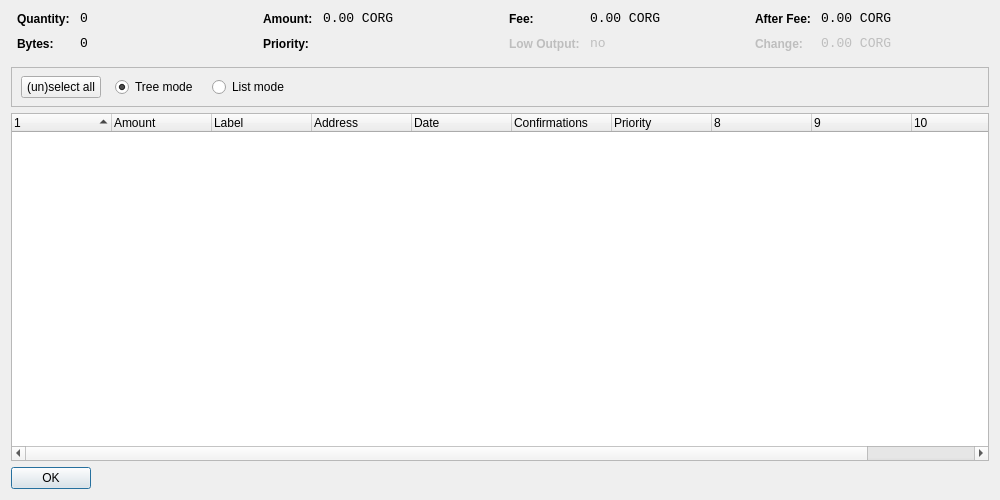
<?xml version="1.0" encoding="UTF-8"?>
<ui version="4.0">
 <class>CoinControlDialog</class>
 <widget class="QDialog" name="CoinControlDialog">
  <property name="geometry">
   <rect>
    <x>0</x>
    <y>0</y>
    <width>1000</width>
    <height>500</height>
   </rect>
  </property>
  <property name="windowTitle">
   <string>Coin Control</string>
  </property>
  <layout class="QVBoxLayout" name="verticalLayout">
   <item>
    <layout class="QHBoxLayout" name="horizontalLayoutTop" stretch="0,0,0,0">
     <property name="topMargin">
      <number>0</number>
     </property>
     <property name="bottomMargin">
      <number>10</number>
     </property>
     <item>
      <layout class="QFormLayout" name="formLayoutCoinControl1">
       <property name="horizontalSpacing">
        <number>10</number>
       </property>
       <property name="verticalSpacing">
        <number>10</number>
       </property>
       <property name="leftMargin">
        <number>6</number>
       </property>
       <property name="rightMargin">
        <number>6</number>
       </property>
       <item row="0" column="0">
        <widget class="QLabel" name="labelCoinControlQuantityText">
         <property name="styleSheet">
          <string notr="true">font-weight:bold;</string>
         </property>
         <property name="text">
          <string>Quantity:</string>
         </property>
        </widget>
       </item>
       <item row="0" column="1">
        <widget class="QLabel" name="labelCoinControlQuantity">
         <property name="font">
          <font>
           <family>Monospace</family>
           <pointsize>10</pointsize>
          </font>
         </property>
         <property name="cursor">
          <cursorShape>IBeamCursor</cursorShape>
         </property>
         <property name="contextMenuPolicy">
          <enum>Qt::ActionsContextMenu</enum>
         </property>
         <property name="text">
          <string notr="true">0</string>
         </property>
         <property name="textInteractionFlags">
          <set>Qt::LinksAccessibleByMouse|Qt::TextSelectableByKeyboard|Qt::TextSelectableByMouse</set>
         </property>
        </widget>
       </item>
       <item row="1" column="0">
        <widget class="QLabel" name="labelCoinControlBytesText">
         <property name="styleSheet">
          <string notr="true">font-weight:bold;</string>
         </property>
         <property name="text">
          <string>Bytes:</string>
         </property>
        </widget>
       </item>
       <item row="1" column="1">
        <widget class="QLabel" name="labelCoinControlBytes">
         <property name="font">
          <font>
           <family>Monospace</family>
           <pointsize>10</pointsize>
          </font>
         </property>
         <property name="cursor">
          <cursorShape>IBeamCursor</cursorShape>
         </property>
         <property name="contextMenuPolicy">
          <enum>Qt::ActionsContextMenu</enum>
         </property>
         <property name="text">
          <string notr="true">0</string>
         </property>
         <property name="textInteractionFlags">
          <set>Qt::LinksAccessibleByMouse|Qt::TextSelectableByKeyboard|Qt::TextSelectableByMouse</set>
         </property>
        </widget>
       </item>
      </layout>
     </item>
     <item>
      <layout class="QFormLayout" name="formLayoutCoinControl2">
       <property name="horizontalSpacing">
        <number>10</number>
       </property>
       <property name="verticalSpacing">
        <number>10</number>
       </property>
       <property name="leftMargin">
        <number>6</number>
       </property>
       <property name="rightMargin">
        <number>6</number>
       </property>
       <item row="0" column="0">
        <widget class="QLabel" name="labelCoinControlAmountText">
         <property name="styleSheet">
          <string notr="true">font-weight:bold;</string>
         </property>
         <property name="text">
          <string>Amount:</string>
         </property>
        </widget>
       </item>
       <item row="0" column="1">
        <widget class="QLabel" name="labelCoinControlAmount">
         <property name="font">
          <font>
           <family>Monospace</family>
           <pointsize>10</pointsize>
          </font>
         </property>
         <property name="cursor">
          <cursorShape>IBeamCursor</cursorShape>
         </property>
         <property name="contextMenuPolicy">
          <enum>Qt::ActionsContextMenu</enum>
         </property>
         <property name="text">
          <string notr="true">0.00 CORG</string>
         </property>
         <property name="textInteractionFlags">
          <set>Qt::LinksAccessibleByMouse|Qt::TextSelectableByKeyboard|Qt::TextSelectableByMouse</set>
         </property>
        </widget>
       </item>
       <item row="1" column="0">
        <widget class="QLabel" name="labelCoinControlPriorityText">
         <property name="styleSheet">
          <string notr="true">font-weight:bold;</string>
         </property>
         <property name="text">
          <string>Priority:</string>
         </property>
        </widget>
       </item>
       <item row="1" column="1">
        <widget class="QLabel" name="labelCoinControlPriority">
         <property name="font">
          <font>
           <family>Monospace</family>
           <pointsize>10</pointsize>
          </font>
         </property>
         <property name="cursor">
          <cursorShape>IBeamCursor</cursorShape>
         </property>
         <property name="contextMenuPolicy">
          <enum>Qt::ActionsContextMenu</enum>
         </property>
         <property name="text">
          <string/>
         </property>
         <property name="textInteractionFlags">
          <set>Qt::LinksAccessibleByMouse|Qt::TextSelectableByKeyboard|Qt::TextSelectableByMouse</set>
         </property>
        </widget>
       </item>
      </layout>
     </item>
     <item>
      <layout class="QFormLayout" name="formLayoutCoinControl3">
       <property name="horizontalSpacing">
        <number>10</number>
       </property>
       <property name="verticalSpacing">
        <number>10</number>
       </property>
       <property name="leftMargin">
        <number>6</number>
       </property>
       <property name="rightMargin">
        <number>6</number>
       </property>
       <item row="0" column="0">
        <widget class="QLabel" name="labelCoinControlFeeText">
         <property name="styleSheet">
          <string notr="true">font-weight:bold;</string>
         </property>
         <property name="text">
          <string>Fee:</string>
         </property>
        </widget>
       </item>
       <item row="0" column="1">
        <widget class="QLabel" name="labelCoinControlFee">
         <property name="font">
          <font>
           <family>Monospace</family>
           <pointsize>10</pointsize>
          </font>
         </property>
         <property name="cursor">
          <cursorShape>IBeamCursor</cursorShape>
         </property>
         <property name="contextMenuPolicy">
          <enum>Qt::ActionsContextMenu</enum>
         </property>
         <property name="text">
          <string notr="true">0.00 CORG</string>
         </property>
         <property name="textInteractionFlags">
          <set>Qt::LinksAccessibleByMouse|Qt::TextSelectableByKeyboard|Qt::TextSelectableByMouse</set>
         </property>
        </widget>
       </item>
       <item row="1" column="0">
        <widget class="QLabel" name="labelCoinControlLowOutputText">
         <property name="enabled">
          <bool>false</bool>
         </property>
         <property name="styleSheet">
          <string notr="true">font-weight:bold;</string>
         </property>
         <property name="text">
          <string>Low Output:</string>
         </property>
        </widget>
       </item>
       <item row="1" column="1">
        <widget class="QLabel" name="labelCoinControlLowOutput">
         <property name="enabled">
          <bool>false</bool>
         </property>
         <property name="font">
          <font>
           <family>Monospace</family>
           <pointsize>10</pointsize>
          </font>
         </property>
         <property name="cursor">
          <cursorShape>IBeamCursor</cursorShape>
         </property>
         <property name="contextMenuPolicy">
          <enum>Qt::ActionsContextMenu</enum>
         </property>
         <property name="text">
          <string notr="true">no</string>
         </property>
         <property name="textInteractionFlags">
          <set>Qt::LinksAccessibleByMouse|Qt::TextSelectableByKeyboard|Qt::TextSelectableByMouse</set>
         </property>
        </widget>
       </item>
      </layout>
     </item>
     <item>
      <layout class="QFormLayout" name="formLayoutCoinControl4">
       <property name="horizontalSpacing">
        <number>10</number>
       </property>
       <property name="verticalSpacing">
        <number>10</number>
       </property>
       <property name="leftMargin">
        <number>6</number>
       </property>
       <property name="rightMargin">
        <number>6</number>
       </property>
       <item row="0" column="0">
        <widget class="QLabel" name="labelCoinControlAfterFeeText">
         <property name="styleSheet">
          <string notr="true">font-weight:bold;</string>
         </property>
         <property name="text">
          <string>After Fee:</string>
         </property>
        </widget>
       </item>
       <item row="0" column="1">
        <widget class="QLabel" name="labelCoinControlAfterFee">
         <property name="font">
          <font>
           <family>Monospace</family>
           <pointsize>10</pointsize>
          </font>
         </property>
         <property name="cursor">
          <cursorShape>IBeamCursor</cursorShape>
         </property>
         <property name="contextMenuPolicy">
          <enum>Qt::ActionsContextMenu</enum>
         </property>
         <property name="text">
          <string notr="true">0.00 CORG</string>
         </property>
         <property name="textInteractionFlags">
          <set>Qt::LinksAccessibleByMouse|Qt::TextSelectableByKeyboard|Qt::TextSelectableByMouse</set>
         </property>
        </widget>
       </item>
       <item row="1" column="0">
        <widget class="QLabel" name="labelCoinControlChangeText">
         <property name="enabled">
          <bool>false</bool>
         </property>
         <property name="styleSheet">
          <string notr="true">font-weight:bold;</string>
         </property>
         <property name="text">
          <string>Change:</string>
         </property>
        </widget>
       </item>
       <item row="1" column="1">
        <widget class="QLabel" name="labelCoinControlChange">
         <property name="enabled">
          <bool>false</bool>
         </property>
         <property name="font">
          <font>
           <family>Monospace</family>
           <pointsize>10</pointsize>
          </font>
         </property>
         <property name="cursor">
          <cursorShape>IBeamCursor</cursorShape>
         </property>
         <property name="contextMenuPolicy">
          <enum>Qt::ActionsContextMenu</enum>
         </property>
         <property name="text">
          <string notr="true">0.00 CORG</string>
         </property>
         <property name="textInteractionFlags">
          <set>Qt::LinksAccessibleByMouse|Qt::TextSelectableByKeyboard|Qt::TextSelectableByMouse</set>
         </property>
        </widget>
       </item>
      </layout>
     </item>
    </layout>
   </item>
   <item>
    <widget class="QFrame" name="frame">
     <property name="minimumSize">
      <size>
       <width>0</width>
       <height>40</height>
      </size>
     </property>
     <property name="frameShape">
      <enum>QFrame::StyledPanel</enum>
     </property>
     <property name="frameShadow">
      <enum>QFrame::Sunken</enum>
     </property>
     <widget class="QWidget" name="horizontalLayoutWidget">
      <property name="geometry">
       <rect>
        <x>10</x>
        <y>0</y>
        <width>781</width>
        <height>41</height>
       </rect>
      </property>
      <layout class="QHBoxLayout" name="horizontalLayoutPanel" stretch="0,0,0,0,0">
       <property name="spacing">
        <number>14</number>
       </property>
       <item>
        <widget class="QPushButton" name="pushButtonSelectAll">
         <property name="sizePolicy">
          <sizepolicy hsizetype="Maximum" vsizetype="Fixed">
           <horstretch>0</horstretch>
           <verstretch>0</verstretch>
          </sizepolicy>
         </property>
         <property name="text">
          <string>(un)select all</string>
         </property>
        </widget>
       </item>
       <item>
        <widget class="QRadioButton" name="radioTreeMode">
         <property name="sizePolicy">
          <sizepolicy hsizetype="Maximum" vsizetype="Fixed">
           <horstretch>0</horstretch>
           <verstretch>0</verstretch>
          </sizepolicy>
         </property>
         <property name="text">
          <string>Tree mode</string>
         </property>
         <property name="checked">
          <bool>true</bool>
         </property>
        </widget>
       </item>
       <item>
        <widget class="QRadioButton" name="radioListMode">
         <property name="sizePolicy">
          <sizepolicy hsizetype="Maximum" vsizetype="Fixed">
           <horstretch>0</horstretch>
           <verstretch>0</verstretch>
          </sizepolicy>
         </property>
         <property name="text">
          <string>List mode</string>
         </property>
        </widget>
       </item>
       <item>
        <spacer name="horizontalSpacer">
         <property name="orientation">
          <enum>Qt::Horizontal</enum>
         </property>
         <property name="sizeHint" stdset="0">
          <size>
           <width>40</width>
           <height>20</height>
          </size>
         </property>
        </spacer>
       </item>
      </layout>
     </widget>
    </widget>
   </item>
   <item>
    <widget class="CoinControlTreeWidget" name="treeWidget">
     <property name="contextMenuPolicy">
      <enum>Qt::CustomContextMenu</enum>
     </property>
     <property name="sortingEnabled">
      <bool>false</bool>
     </property>
     <property name="columnCount">
      <number>11</number>
     </property>
     <attribute name="headerShowSortIndicator" stdset="0">
      <bool>true</bool>
     </attribute>
     <attribute name="headerStretchLastSection">
      <bool>false</bool>
     </attribute>
     <column>
      <property name="text">
       <string/>
      </property>
     </column>
     <column>
      <property name="text">
       <string>Amount</string>
      </property>
     </column>
     <column>
      <property name="text">
       <string>Label</string>
      </property>
     </column>
     <column>
      <property name="text">
       <string>Address</string>
      </property>
     </column>
     <column>
      <property name="text">
       <string>Date</string>
      </property>
     </column>
     <column>
      <property name="text">
       <string>Confirmations</string>
      </property>
      <property name="toolTip">
       <string>Confirmed</string>
      </property>
     </column>
     <column>
      <property name="text">
       <string>Priority</string>
      </property>
     </column>
     <column>
      <property name="text">
       <string/>
      </property>
     </column>
     <column>
      <property name="text">
       <string/>
      </property>
     </column>
     <column>
      <property name="text">
       <string/>
      </property>
     </column>
     <column>
      <property name="text">
       <string/>
      </property>
     </column>
    </widget>
   </item>
   <item>
    <widget class="QDialogButtonBox" name="buttonBox">
     <property name="sizePolicy">
      <sizepolicy hsizetype="Maximum" vsizetype="Fixed">
       <horstretch>0</horstretch>
       <verstretch>0</verstretch>
      </sizepolicy>
     </property>
     <property name="orientation">
      <enum>Qt::Horizontal</enum>
     </property>
     <property name="standardButtons">
      <set>QDialogButtonBox::Ok</set>
     </property>
    </widget>
   </item>
  </layout>
 </widget>
 <customwidgets>
  <customwidget>
   <class>CoinControlTreeWidget</class>
   <extends>QTreeWidget</extends>
   <header>coincontroltreewidget.h</header>
  </customwidget>
 </customwidgets>
 <resources/>
 <connections/>
</ui>
